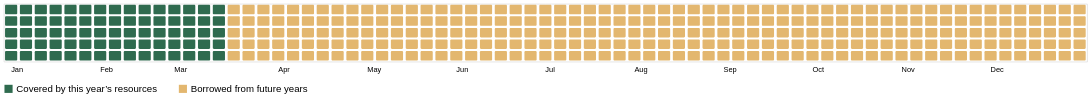

Vega-Lite specification stored for this chart:
### Vega-Lite specification from a JSON file in a GitHub repository (floating-point values rounded to 4 significant figures)
{"$schema": "https://vega.github.io/schema/vega-lite/v5.json", "description": "Hero: the 365 days of 2026 as a grid of 73 columns x 5 rows, filled day by day. The first 75 days (up to Australia's Overshoot Day, 16 March) are green; the rest of the year is 'borrowed'.", "width": "container", "height": 78, "data": {"sequence": {"start": 1, "stop": 366, "as": "day"}}, "transform": [{"calculate": "datetime(2026, 0, datum.day)", "as": "date"}, {"calculate": "floor((datum.day - 1) / 5)", "as": "col"}, {"calculate": "(datum.day - 1) % 5", "as": "row"}, {"calculate": "datum.day <= 75 ? 'Covered by this year’s resources' : 'Borrowed from future years'", "as": "status"}], "mark": {"type": "rect", "cornerRadius": 1.5}, "encoding": {"x": {"field": "col", "type": "ordinal", "title": null, "scale": {"paddingInner": 0.18}, "axis": {"orient": "bottom", "domain": false, "ticks": false, "labelPadding": 6, "labelAngle": 0, "labelAlign": "left", "labelExpr": "date(datetime(2026, 0, datum.value * 5 + 1)) == 1 ? timeFormat(datetime(2026, 0, datum.value * 5 + 1), '%b') : month(datetime(2026, 0, datum.value * 5 + 5)) != month(datetime(2026, 0, datum.value * 5 + 1)) ? timeFormat(datetime(2026, 0, datum.value * 5 + 5), '%b') : ''"}}, "y": {"field": "row", "type": "ordinal", "axis": null, "scale": {"paddingInner": 0.18}}, "color": {"field": "status", "type": "nominal", "title": null, "scale": {"domain": ["Covered by this year’s resources", "Borrowed from future years"], "range": ["#2F6B4F", "#E3B76F"]}, "legend": {"orient": "bottom", "direction": "horizontal", "symbolType": "square", "symbolSize": 120, "labelFontSize": 13, "labelLimit": 0, "columnPadding": 28, "offset": 14}}, "tooltip": [{"field": "date", "type": "temporal", "title": "Date", "format": "%-d %B"}, {"field": "status", "title": "Status"}]}}
